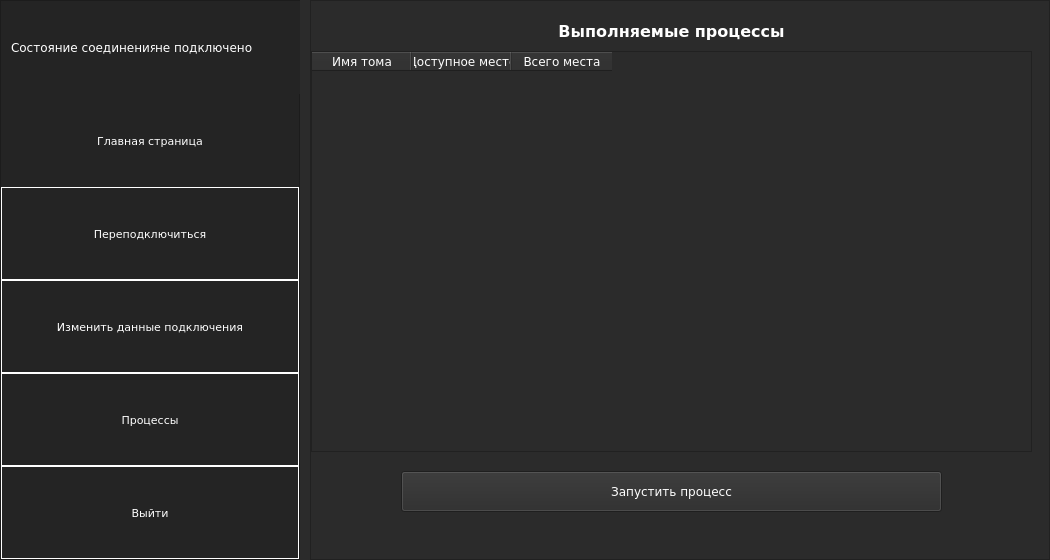
<?xml version="1.0" encoding="UTF-8"?>
<ui version="4.0">
 <class>MainClient</class>
 <widget class="QMainWindow" name="MainClient">
  <property name="geometry">
   <rect>
    <x>0</x>
    <y>0</y>
    <width>1050</width>
    <height>560</height>
   </rect>
  </property>
  <property name="sizePolicy">
   <sizepolicy hsizetype="Fixed" vsizetype="Fixed">
    <horstretch>0</horstretch>
    <verstretch>0</verstretch>
   </sizepolicy>
  </property>
  <property name="minimumSize">
   <size>
    <width>1050</width>
    <height>560</height>
   </size>
  </property>
  <property name="maximumSize">
   <size>
    <width>1050</width>
    <height>560</height>
   </size>
  </property>
  <property name="windowTitle">
   <string>MainClient</string>
  </property>
  <property name="styleSheet">
   <string notr="true">background-color:#2B2B2B; color:#FFF; font-family:Verdana </string>
  </property>
  <widget class="QWidget" name="centralWidget">
   <property name="sizePolicy">
    <sizepolicy hsizetype="Minimum" vsizetype="Minimum">
     <horstretch>0</horstretch>
     <verstretch>0</verstretch>
    </sizepolicy>
   </property>
   <layout class="QHBoxLayout" name="horizontalLayout_3">
    <property name="spacing">
     <number>10</number>
    </property>
    <property name="leftMargin">
     <number>0</number>
    </property>
    <property name="topMargin">
     <number>0</number>
    </property>
    <property name="rightMargin">
     <number>0</number>
    </property>
    <property name="bottomMargin">
     <number>0</number>
    </property>
    <item>
     <widget class="QFrame" name="frame">
      <property name="maximumSize">
       <size>
        <width>300</width>
        <height>16777215</height>
       </size>
      </property>
      <property name="styleSheet">
       <string notr="true">background-color:#242424</string>
      </property>
      <property name="frameShape">
       <enum>QFrame::StyledPanel</enum>
      </property>
      <property name="frameShadow">
       <enum>QFrame::Raised</enum>
      </property>
      <layout class="QHBoxLayout" name="horizontalLayout_2">
       <property name="spacing">
        <number>0</number>
       </property>
       <property name="leftMargin">
        <number>0</number>
       </property>
       <property name="topMargin">
        <number>0</number>
       </property>
       <property name="rightMargin">
        <number>0</number>
       </property>
       <property name="bottomMargin">
        <number>0</number>
       </property>
       <item>
        <layout class="QVBoxLayout" name="verticalLayout" stretch="1,1,1,1,1,1">
         <property name="spacing">
          <number>0</number>
         </property>
         <property name="sizeConstraint">
          <enum>QLayout::SetDefaultConstraint</enum>
         </property>
         <item>
          <layout class="QHBoxLayout" name="horizontalLayout">
           <property name="spacing">
            <number>0</number>
           </property>
           <item>
            <spacer name="horizontalSpacer">
             <property name="orientation">
              <enum>Qt::Horizontal</enum>
             </property>
             <property name="sizeType">
              <enum>QSizePolicy::Fixed</enum>
             </property>
             <property name="sizeHint" stdset="0">
              <size>
               <width>10</width>
               <height>10</height>
              </size>
             </property>
            </spacer>
           </item>
           <item>
            <widget class="QLabel" name="label">
             <property name="maximumSize">
              <size>
               <width>16777215</width>
               <height>1555000</height>
              </size>
             </property>
             <property name="styleSheet">
              <string notr="true">border-width:0</string>
             </property>
             <property name="text">
              <string>Состояние соединения: </string>
             </property>
            </widget>
           </item>
           <item>
            <widget class="QLabel" name="status">
             <property name="enabled">
              <bool>true</bool>
             </property>
             <property name="sizePolicy">
              <sizepolicy hsizetype="Preferred" vsizetype="Expanding">
               <horstretch>0</horstretch>
               <verstretch>2</verstretch>
              </sizepolicy>
             </property>
             <property name="minimumSize">
              <size>
               <width>200</width>
               <height>0</height>
              </size>
             </property>
             <property name="maximumSize">
              <size>
               <width>16777215</width>
               <height>15560000</height>
              </size>
             </property>
             <property name="styleSheet">
              <string notr="true">border-width:0</string>
             </property>
             <property name="text">
              <string>не подключено</string>
             </property>
            </widget>
           </item>
          </layout>
         </item>
         <item>
          <widget class="QPushButton" name="ping">
           <property name="sizePolicy">
            <sizepolicy hsizetype="Minimum" vsizetype="Expanding">
             <horstretch>0</horstretch>
             <verstretch>2</verstretch>
            </sizepolicy>
           </property>
           <property name="minimumSize">
            <size>
             <width>0</width>
             <height>60</height>
            </size>
           </property>
           <property name="font">
            <font>
             <family>Verdana</family>
             <pointsize>8</pointsize>
            </font>
           </property>
           <property name="focusPolicy">
            <enum>Qt::NoFocus</enum>
           </property>
           <property name="styleSheet">
            <string notr="true"/>
           </property>
           <property name="text">
            <string>Главная страница</string>
           </property>
           <property name="flat">
            <bool>true</bool>
           </property>
          </widget>
         </item>
         <item>
          <widget class="QPushButton" name="reconnectPB">
           <property name="sizePolicy">
            <sizepolicy hsizetype="Minimum" vsizetype="Expanding">
             <horstretch>0</horstretch>
             <verstretch>2</verstretch>
            </sizepolicy>
           </property>
           <property name="minimumSize">
            <size>
             <width>0</width>
             <height>60</height>
            </size>
           </property>
           <property name="font">
            <font>
             <family>Verdana</family>
             <pointsize>8</pointsize>
            </font>
           </property>
           <property name="styleSheet">
            <string notr="true">background-color:#242424;
border-style: solid;
border-color: #FFF;
border-width: 1px;
padding:0px;
margin:0px;</string>
           </property>
           <property name="text">
            <string>Переподключиться</string>
           </property>
           <property name="flat">
            <bool>false</bool>
           </property>
          </widget>
         </item>
         <item>
          <widget class="QPushButton" name="configPB">
           <property name="sizePolicy">
            <sizepolicy hsizetype="Minimum" vsizetype="Expanding">
             <horstretch>0</horstretch>
             <verstretch>2</verstretch>
            </sizepolicy>
           </property>
           <property name="minimumSize">
            <size>
             <width>0</width>
             <height>60</height>
            </size>
           </property>
           <property name="font">
            <font>
             <family>Verdana</family>
             <pointsize>8</pointsize>
            </font>
           </property>
           <property name="styleSheet">
            <string notr="true">background-color:#242424;
border-style: solid;
border-color: #FFF;
border-width: 1px;
padding:0px;
margin:0px;</string>
           </property>
           <property name="text">
            <string>Изменить данные подключения</string>
           </property>
           <property name="flat">
            <bool>false</bool>
           </property>
          </widget>
         </item>
         <item>
          <widget class="QPushButton" name="launchPB">
           <property name="sizePolicy">
            <sizepolicy hsizetype="Minimum" vsizetype="Expanding">
             <horstretch>0</horstretch>
             <verstretch>2</verstretch>
            </sizepolicy>
           </property>
           <property name="minimumSize">
            <size>
             <width>0</width>
             <height>60</height>
            </size>
           </property>
           <property name="font">
            <font>
             <family>Verdana</family>
             <pointsize>8</pointsize>
            </font>
           </property>
           <property name="styleSheet">
            <string notr="true">background-color:#242424;
border-style: solid;
border-color: #FFF;
border-width: 1px;
padding:0px;
margin:0px;</string>
           </property>
           <property name="text">
            <string>Процессы</string>
           </property>
           <property name="flat">
            <bool>false</bool>
           </property>
          </widget>
         </item>
         <item>
          <widget class="QPushButton" name="exitPB">
           <property name="sizePolicy">
            <sizepolicy hsizetype="Minimum" vsizetype="Expanding">
             <horstretch>0</horstretch>
             <verstretch>2</verstretch>
            </sizepolicy>
           </property>
           <property name="minimumSize">
            <size>
             <width>0</width>
             <height>60</height>
            </size>
           </property>
           <property name="font">
            <font>
             <family>Verdana</family>
             <pointsize>8</pointsize>
            </font>
           </property>
           <property name="styleSheet">
            <string notr="true">background-color:#242424;
border-style: solid;
border-color: #FFF;
border-width: 1px;
padding:0px;
margin:0px;</string>
           </property>
           <property name="text">
            <string>Выйти</string>
           </property>
           <property name="flat">
            <bool>false</bool>
           </property>
          </widget>
         </item>
        </layout>
       </item>
      </layout>
     </widget>
    </item>
    <item>
     <widget class="QFrame" name="frame_2">
      <property name="frameShape">
       <enum>QFrame::StyledPanel</enum>
      </property>
      <property name="frameShadow">
       <enum>QFrame::Raised</enum>
      </property>
      <layout class="QVBoxLayout" name="verticalLayout_2">
       <property name="spacing">
        <number>0</number>
       </property>
       <property name="leftMargin">
        <number>0</number>
       </property>
       <property name="topMargin">
        <number>0</number>
       </property>
       <property name="rightMargin">
        <number>0</number>
       </property>
       <property name="bottomMargin">
        <number>0</number>
       </property>
       <item>
        <widget class="QStackedWidget" name="stackedWidget">
         <property name="styleSheet">
          <string notr="true"/>
         </property>
         <property name="currentIndex">
          <number>4</number>
         </property>
         <widget class="QWidget" name="page_2">
          <widget class="QListWidget" name="listWidget">
           <property name="geometry">
            <rect>
             <x>350</x>
             <y>440</y>
             <width>371</width>
             <height>101</height>
            </rect>
           </property>
           <property name="sizePolicy">
            <sizepolicy hsizetype="Fixed" vsizetype="Fixed">
             <horstretch>0</horstretch>
             <verstretch>0</verstretch>
            </sizepolicy>
           </property>
          </widget>
          <widget class="QFrame" name="frame_4">
           <property name="geometry">
            <rect>
             <x>10</x>
             <y>50</y>
             <width>711</width>
             <height>41</height>
            </rect>
           </property>
           <property name="frameShape">
            <enum>QFrame::Box</enum>
           </property>
           <property name="frameShadow">
            <enum>QFrame::Sunken</enum>
           </property>
           <property name="lineWidth">
            <number>2</number>
           </property>
           <widget class="QLabel" name="PCName_2">
            <property name="geometry">
             <rect>
              <x>120</x>
              <y>10</y>
              <width>581</width>
              <height>16</height>
             </rect>
            </property>
            <property name="text">
             <string>TextLabel</string>
            </property>
           </widget>
           <widget class="QLabel" name="label_12">
            <property name="geometry">
             <rect>
              <x>10</x>
              <y>10</y>
              <width>101</width>
              <height>16</height>
             </rect>
            </property>
            <property name="text">
             <string>Имя устройства: </string>
            </property>
           </widget>
          </widget>
          <widget class="QFrame" name="frame_3">
           <property name="geometry">
            <rect>
             <x>10</x>
             <y>250</y>
             <width>711</width>
             <height>41</height>
            </rect>
           </property>
           <property name="frameShape">
            <enum>QFrame::Box</enum>
           </property>
           <property name="frameShadow">
            <enum>QFrame::Sunken</enum>
           </property>
           <property name="lineWidth">
            <number>2</number>
           </property>
           <widget class="QLabel" name="gpuName_2">
            <property name="geometry">
             <rect>
              <x>100</x>
              <y>10</y>
              <width>601</width>
              <height>16</height>
             </rect>
            </property>
            <property name="text">
             <string>TextLabel</string>
            </property>
           </widget>
           <widget class="QLabel" name="label_15">
            <property name="geometry">
             <rect>
              <x>10</x>
              <y>10</y>
              <width>81</width>
              <height>16</height>
             </rect>
            </property>
            <property name="text">
             <string>Видеокарта: </string>
            </property>
           </widget>
          </widget>
          <widget class="QFrame" name="frame_7">
           <property name="geometry">
            <rect>
             <x>10</x>
             <y>200</y>
             <width>711</width>
             <height>41</height>
            </rect>
           </property>
           <property name="frameShape">
            <enum>QFrame::Box</enum>
           </property>
           <property name="frameShadow">
            <enum>QFrame::Sunken</enum>
           </property>
           <property name="lineWidth">
            <number>2</number>
           </property>
           <widget class="QLabel" name="label_16">
            <property name="geometry">
             <rect>
              <x>10</x>
              <y>10</y>
              <width>71</width>
              <height>20</height>
             </rect>
            </property>
            <property name="text">
             <string>Процесcор:</string>
            </property>
           </widget>
           <widget class="QLabel" name="cpuName_2">
            <property name="geometry">
             <rect>
              <x>90</x>
              <y>10</y>
              <width>611</width>
              <height>21</height>
             </rect>
            </property>
            <property name="text">
             <string>TextLabel</string>
            </property>
           </widget>
          </widget>
          <widget class="QFrame" name="frame_8">
           <property name="geometry">
            <rect>
             <x>10</x>
             <y>100</y>
             <width>711</width>
             <height>41</height>
            </rect>
           </property>
           <property name="frameShape">
            <enum>QFrame::Box</enum>
           </property>
           <property name="frameShadow">
            <enum>QFrame::Sunken</enum>
           </property>
           <property name="lineWidth">
            <number>2</number>
           </property>
           <widget class="QLabel" name="OSName_2">
            <property name="geometry">
             <rect>
              <x>170</x>
              <y>10</y>
              <width>531</width>
              <height>16</height>
             </rect>
            </property>
            <property name="text">
             <string>TextLabel</string>
            </property>
           </widget>
           <widget class="QLabel" name="label_17">
            <property name="geometry">
             <rect>
              <x>10</x>
              <y>10</y>
              <width>151</width>
              <height>16</height>
             </rect>
            </property>
            <property name="text">
             <string>Операционная система: </string>
            </property>
           </widget>
          </widget>
          <widget class="QFrame" name="frame_6">
           <property name="geometry">
            <rect>
             <x>10</x>
             <y>150</y>
             <width>711</width>
             <height>41</height>
            </rect>
           </property>
           <property name="frameShape">
            <enum>QFrame::Box</enum>
           </property>
           <property name="frameShadow">
            <enum>QFrame::Sunken</enum>
           </property>
           <property name="lineWidth">
            <number>2</number>
           </property>
           <widget class="QLabel" name="label_18">
            <property name="geometry">
             <rect>
              <x>10</x>
              <y>10</y>
              <width>131</width>
              <height>16</height>
             </rect>
            </property>
            <property name="text">
             <string>Разрядноть системы:</string>
            </property>
           </widget>
           <widget class="QLabel" name="label_19">
            <property name="geometry">
             <rect>
              <x>140</x>
              <y>10</y>
              <width>561</width>
              <height>16</height>
             </rect>
            </property>
            <property name="text">
             <string>TextLabel</string>
            </property>
           </widget>
          </widget>
          <widget class="QFrame" name="frame_5">
           <property name="geometry">
            <rect>
             <x>10</x>
             <y>300</y>
             <width>711</width>
             <height>41</height>
            </rect>
           </property>
           <property name="frameShape">
            <enum>QFrame::Box</enum>
           </property>
           <property name="frameShadow">
            <enum>QFrame::Sunken</enum>
           </property>
           <property name="lineWidth">
            <number>2</number>
           </property>
           <widget class="QLabel" name="label_20">
            <property name="geometry">
             <rect>
              <x>10</x>
              <y>10</y>
              <width>171</width>
              <height>16</height>
             </rect>
            </property>
            <property name="text">
             <string>&lt;html&gt;&lt;head/&gt;&lt;body&gt;&lt;p&gt;Загруженность процессора:&lt;/p&gt;&lt;/body&gt;&lt;/html&gt;</string>
            </property>
           </widget>
           <widget class="QLabel" name="cpuUsage">
            <property name="geometry">
             <rect>
              <x>180</x>
              <y>10</y>
              <width>521</width>
              <height>16</height>
             </rect>
            </property>
            <property name="text">
             <string>&lt;html&gt;&lt;head/&gt;&lt;body&gt;&lt;p&gt;Сбор информации&lt;/p&gt;&lt;/body&gt;&lt;/html&gt;</string>
            </property>
           </widget>
          </widget>
          <widget class="QFrame" name="frame_9">
           <property name="geometry">
            <rect>
             <x>10</x>
             <y>350</y>
             <width>711</width>
             <height>41</height>
            </rect>
           </property>
           <property name="frameShape">
            <enum>QFrame::Box</enum>
           </property>
           <property name="frameShadow">
            <enum>QFrame::Sunken</enum>
           </property>
           <property name="lineWidth">
            <number>2</number>
           </property>
           <widget class="QLabel" name="label_21">
            <property name="geometry">
             <rect>
              <x>10</x>
              <y>10</y>
              <width>171</width>
              <height>16</height>
             </rect>
            </property>
            <property name="text">
             <string>&lt;html&gt;&lt;head/&gt;&lt;body&gt;&lt;p&gt;Загруженность видеокарты:&lt;/p&gt;&lt;/body&gt;&lt;/html&gt;</string>
            </property>
           </widget>
           <widget class="QLabel" name="gpuUsage">
            <property name="geometry">
             <rect>
              <x>180</x>
              <y>10</y>
              <width>511</width>
              <height>16</height>
             </rect>
            </property>
            <property name="text">
             <string>Сбор информации</string>
            </property>
           </widget>
          </widget>
          <widget class="QLabel" name="label_22">
           <property name="geometry">
            <rect>
             <x>10</x>
             <y>20</y>
             <width>711</width>
             <height>21</height>
            </rect>
           </property>
           <property name="text">
            <string>&lt;html&gt;&lt;head/&gt;&lt;body&gt;&lt;p align=&quot;center&quot;&gt;&lt;span style=&quot; font-size:12pt; font-weight:600;&quot;&gt;Характеристика компьютера&lt;/span&gt;&lt;/p&gt;&lt;/body&gt;&lt;/html&gt;</string>
           </property>
          </widget>
          <widget class="QLabel" name="label_23">
           <property name="geometry">
            <rect>
             <x>10</x>
             <y>410</y>
             <width>321</width>
             <height>21</height>
            </rect>
           </property>
           <property name="text">
            <string>&lt;html&gt;&lt;head/&gt;&lt;body&gt;&lt;p align=&quot;center&quot;&gt;&lt;span style=&quot; font-size:12pt; font-weight:600;&quot;&gt;Память компьютера&lt;/span&gt;&lt;/p&gt;&lt;/body&gt;&lt;/html&gt;</string>
           </property>
          </widget>
          <widget class="QLabel" name="label_24">
           <property name="geometry">
            <rect>
             <x>350</x>
             <y>410</y>
             <width>371</width>
             <height>21</height>
            </rect>
           </property>
           <property name="text">
            <string>&lt;html&gt;&lt;head/&gt;&lt;body&gt;&lt;p align=&quot;center&quot;&gt;&lt;span style=&quot; font-size:12pt; font-weight:600;&quot;&gt;Информация о подключении&lt;/span&gt;&lt;/p&gt;&lt;/body&gt;&lt;/html&gt;</string>
           </property>
          </widget>
          <widget class="QTableWidget" name="tableWidget_2">
           <property name="geometry">
            <rect>
             <x>10</x>
             <y>440</y>
             <width>321</width>
             <height>101</height>
            </rect>
           </property>
          </widget>
          <widget class="QLabel" name="label_2">
           <property name="geometry">
            <rect>
             <x>300</x>
             <y>410</y>
             <width>47</width>
             <height>13</height>
            </rect>
           </property>
           <property name="text">
            <string/>
           </property>
          </widget>
         </widget>
         <widget class="QWidget" name="page_3">
          <widget class="QLabel" name="label_4">
           <property name="geometry">
            <rect>
             <x>240</x>
             <y>10</y>
             <width>231</width>
             <height>31</height>
            </rect>
           </property>
           <property name="font">
            <font>
             <family>Verdana</family>
            </font>
           </property>
           <property name="text">
            <string>Параметры подключения</string>
           </property>
          </widget>
          <widget class="QLabel" name="label_3">
           <property name="geometry">
            <rect>
             <x>20</x>
             <y>70</y>
             <width>151</width>
             <height>21</height>
            </rect>
           </property>
           <property name="font">
            <font>
             <family>Verdana</family>
            </font>
           </property>
           <property name="text">
            <string>Адрес сервера</string>
           </property>
          </widget>
          <widget class="QLineEdit" name="portLine">
           <property name="geometry">
            <rect>
             <x>20</x>
             <y>190</y>
             <width>113</width>
             <height>20</height>
            </rect>
           </property>
          </widget>
          <widget class="QPushButton" name="setdefPB">
           <property name="geometry">
            <rect>
             <x>410</x>
             <y>420</y>
             <width>101</width>
             <height>23</height>
            </rect>
           </property>
           <property name="font">
            <font>
             <family>Verdana</family>
            </font>
           </property>
           <property name="text">
            <string>По умолчанию</string>
           </property>
          </widget>
          <widget class="QLabel" name="label_5">
           <property name="geometry">
            <rect>
             <x>20</x>
             <y>250</y>
             <width>61</width>
             <height>21</height>
            </rect>
           </property>
           <property name="font">
            <font>
             <family>Verdana</family>
            </font>
           </property>
           <property name="text">
            <string>Пароль</string>
           </property>
          </widget>
          <widget class="QLineEdit" name="addressLine">
           <property name="geometry">
            <rect>
             <x>20</x>
             <y>100</y>
             <width>291</width>
             <height>20</height>
            </rect>
           </property>
          </widget>
          <widget class="QLineEdit" name="passwordLine">
           <property name="geometry">
            <rect>
             <x>20</x>
             <y>290</y>
             <width>281</width>
             <height>20</height>
            </rect>
           </property>
          </widget>
          <widget class="QPushButton" name="connectPB">
           <property name="geometry">
            <rect>
             <x>520</x>
             <y>420</y>
             <width>101</width>
             <height>23</height>
            </rect>
           </property>
           <property name="font">
            <font>
             <family>Verdana</family>
            </font>
           </property>
           <property name="text">
            <string>Подключиться</string>
           </property>
          </widget>
          <widget class="QLabel" name="label_6">
           <property name="geometry">
            <rect>
             <x>20</x>
             <y>160</y>
             <width>47</width>
             <height>20</height>
            </rect>
           </property>
           <property name="font">
            <font>
             <family>Verdana</family>
            </font>
           </property>
           <property name="text">
            <string>Порт</string>
           </property>
          </widget>
         </widget>
         <widget class="QWidget" name="page_4"/>
         <widget class="QWidget" name="page_5">
          <widget class="QListWidget" name="listWidget_2">
           <property name="geometry">
            <rect>
             <x>0</x>
             <y>10</y>
             <width>351</width>
             <height>231</height>
            </rect>
           </property>
          </widget>
          <widget class="QListWidget" name="listWidget_3">
           <property name="geometry">
            <rect>
             <x>0</x>
             <y>250</y>
             <width>351</width>
             <height>231</height>
            </rect>
           </property>
          </widget>
          <widget class="QListWidget" name="listWidget_4">
           <property name="geometry">
            <rect>
             <x>360</x>
             <y>10</y>
             <width>321</width>
             <height>471</height>
            </rect>
           </property>
          </widget>
         </widget>
         <widget class="QWidget" name="page">
          <widget class="QPushButton" name="pushButton_2">
           <property name="geometry">
            <rect>
             <x>90</x>
             <y>470</y>
             <width>541</width>
             <height>41</height>
            </rect>
           </property>
           <property name="text">
            <string>Запустить процесс</string>
           </property>
          </widget>
          <widget class="QLabel" name="label_25">
           <property name="geometry">
            <rect>
             <x>10</x>
             <y>20</y>
             <width>701</width>
             <height>21</height>
            </rect>
           </property>
           <property name="text">
            <string>&lt;html&gt;&lt;head/&gt;&lt;body&gt;&lt;p align=&quot;center&quot;&gt;&lt;span style=&quot; font-size:12pt; font-weight:600;&quot;&gt;Выполняемые процессы&lt;/span&gt;&lt;/p&gt;&lt;/body&gt;&lt;/html&gt;</string>
           </property>
          </widget>
          <widget class="QTableWidget" name="tableWidget">
           <property name="geometry">
            <rect>
             <x>0</x>
             <y>50</y>
             <width>721</width>
             <height>401</height>
            </rect>
           </property>
           <property name="sizePolicy">
            <sizepolicy hsizetype="Maximum" vsizetype="Expanding">
             <horstretch>0</horstretch>
             <verstretch>0</verstretch>
            </sizepolicy>
           </property>
           <property name="minimumSize">
            <size>
             <width>300</width>
             <height>0</height>
            </size>
           </property>
           <property name="verticalScrollBarPolicy">
            <enum>Qt::ScrollBarAlwaysOff</enum>
           </property>
           <property name="horizontalScrollBarPolicy">
            <enum>Qt::ScrollBarAlwaysOff</enum>
           </property>
           <column>
            <property name="text">
             <string>Имя тома</string>
            </property>
            <property name="textAlignment">
             <set>AlignCenter</set>
            </property>
           </column>
           <column>
            <property name="text">
             <string>Доступное место</string>
            </property>
            <property name="textAlignment">
             <set>AlignCenter</set>
            </property>
           </column>
           <column>
            <property name="text">
             <string>Всего места</string>
            </property>
            <property name="textAlignment">
             <set>AlignCenter</set>
            </property>
           </column>
          </widget>
         </widget>
        </widget>
       </item>
      </layout>
     </widget>
    </item>
   </layout>
  </widget>
 </widget>
 <layoutdefault spacing="6" margin="11"/>
 <resources/>
 <connections/>
</ui>
